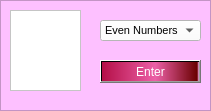
     <widget class="QFrame" name="frame_28">
      <property name="geometry">
       <rect>
        <x>30</x>
        <y>540</y>
        <width>211</width>
        <height>111</height>
       </rect>
      </property>
      <property name="styleSheet">
       <string notr="true">background-color: rgb(253, 192, 255);</string>
      </property>
      <property name="frameShape">
       <enum>QFrame::StyledPanel</enum>
      </property>
      <property name="frameShadow">
       <enum>QFrame::Raised</enum>
      </property>
      <widget class="QListWidget" name="listWidget">
       <property name="geometry">
        <rect>
         <x>10</x>
         <y>10</y>
         <width>71</width>
         <height>81</height>
        </rect>
       </property>
       <property name="styleSheet">
        <string notr="true">background-color: rgb(255, 255, 255);</string>
       </property>
      </widget>
      <widget class="QPushButton" name="pushButton_50">
       <property name="geometry">
        <rect>
         <x>100</x>
         <y>60</y>
         <width>101</width>
         <height>23</height>
        </rect>
       </property>
       <property name="styleSheet">
        <string notr="true">background-color: qlineargradient(spread:pad, x1:0, y1:0, x2:1, y2:0, stop:0 rgba(180, 15, 71, 255), stop:0.55 rgba(236, 96, 167, 255), stop:0.98 rgba(106, 0, 0, 255), stop:1 rgba(0, 0, 0, 0));
font: 87 12pt &quot;Arial Black&quot;;
color: rgb(255, 255, 255);</string>
       </property>
       <property name="text">
        <string>Enter</string>
       </property>
      </widget>
      <widget class="QComboBox" name="comboBox_2">
       <property name="geometry">
        <rect>
         <x>100</x>
         <y>20</y>
         <width>101</width>
         <height>21</height>
        </rect>
       </property>
       <property name="font">
        <font>
         <pointsize>8</pointsize>
        </font>
       </property>
       <property name="styleSheet">
        <string notr="true">background-color: rgb(255, 255, 255);</string>
       </property>
       <property name="editable">
        <bool>false</bool>
       </property>
       <property name="currentText">
        <string>Even Numbers</string>
       </property>
       <property name="currentIndex">
        <number>0</number>
       </property>
       <item>
        <property name="text">
         <string>Even Numbers</string>
        </property>
       </item>
       <item>
        <property name="text">
         <string>Odd Numbers</string>
        </property>
       </item>
       <item>
        <property name="text">
         <string>Armstrong Numbers</string>
        </property>
       </item>
       <item>
        <property name="text">
         <string>Perfect Numbers</string>
        </property>
       </item>
       <item>
        <property name="text">
         <string>Harshad Numbers</string>
        </property>
       </item>
      </widget>
     </widget>
